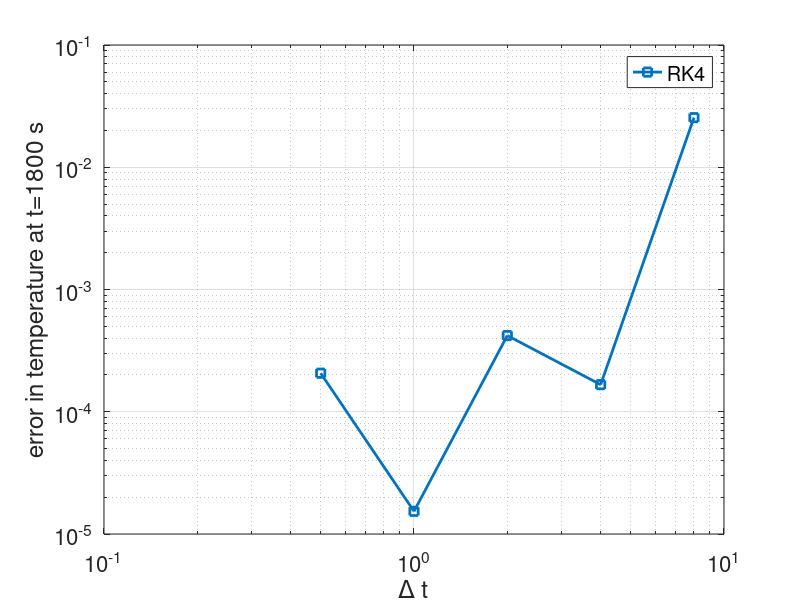
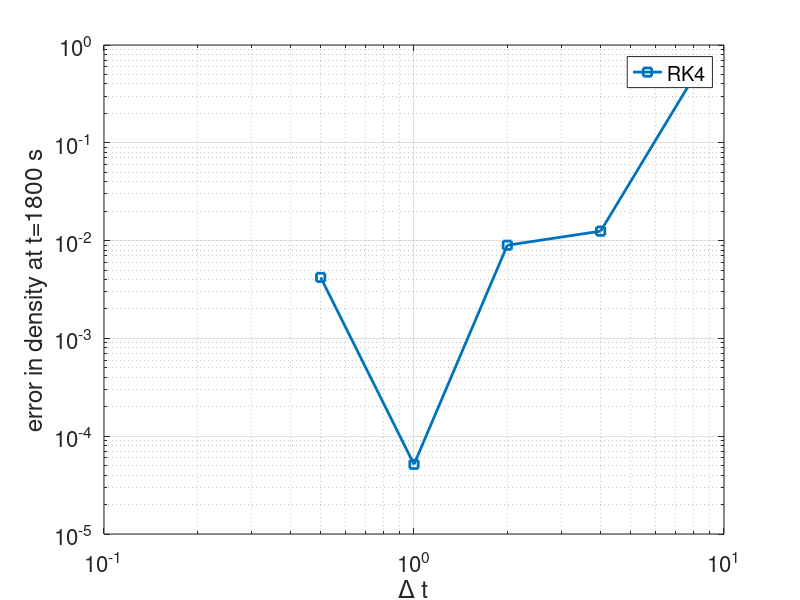

The MATLAB script that drew these images, in order:
% error plots
% Giljarhus test case, integrated until t=0.5 hours

% RK44 with dt=0.1
% U_ref = 1.0e+02 * ...
%     [0.118779029018086; ...
%     -8.730451803622472;...
%      2.781020589159342];

% ode45 with 1e-8 tol
U_ref = 1.0e+02 * ...
   [0.118778635811714; ...
  -8.778150112520649; ...
   2.781028605759860];

 
% dt_list 
dt_list = [0.5; 1; 2; 4; 8]; %; 16; 32];

% RK4
U_list = 1.0e+02 * ...
   [0.118780703012627   0.118778789084792   0.118782836543112   0.118780301531532   0.119033147777435; ...
  -8.528621956395915  -8.757719486983769  -8.276005183463706  -8.212041861048222  -1.870874598780055; ...
   2.780986545850507   2.781028090452308   2.780938918962780   2.780903688592661   2.776283464349440];

% RK2
% rho_list(:,2) = 1e2*[0.118755611935986; 0.118755611935986; 0.11875480645087;  0.118749211432196 ];
% rhoe_list(:,2) = 1e2*[-8.450452201674622; -8.450452201674622; -11.60003720634215;  -8.934812182265986];
% T_list(:,2) = 1e2*[2.781499260514579; 2.781499260514579;  2.78149983407106;  2.781499396862658];


%% errors

error = abs(U_list - U_ref);
% error_rho = abs(rho_list - rho_ref);
% error_T = abs(T_list - T_ref);


%% plots
figure(10)
loglog(dt_list,error(1,:),'s-','LineWidth',2);
grid on
xlabel('\Delta t');
ylabel('error in temperature at t=1800 s');
legend('RK4','RK2')
set(gca,'FontSize',16);

figure(11)
loglog(dt_list,error(3,:),'s-','LineWidth',2);
grid on
xlabel('\Delta t');
ylabel('error in density at t=1800 s');
legend('RK4','RK2')
set(gca,'FontSize',16);